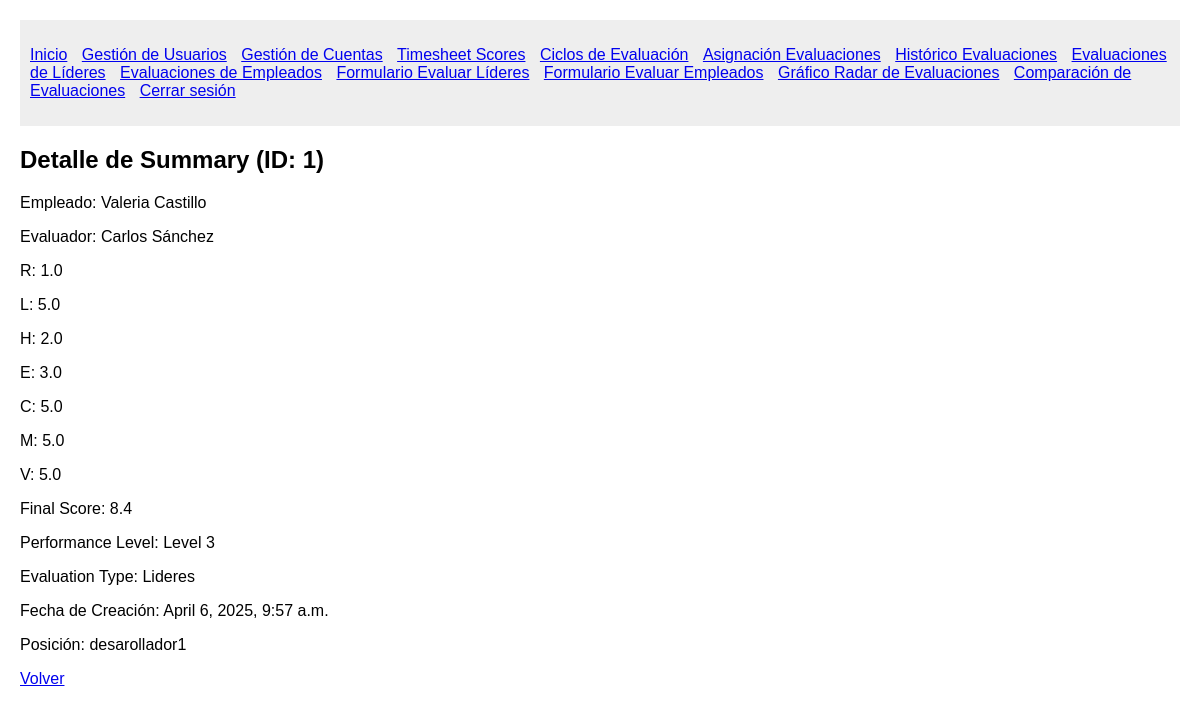
Before: /summary/1/ (signed in) with the older database file.
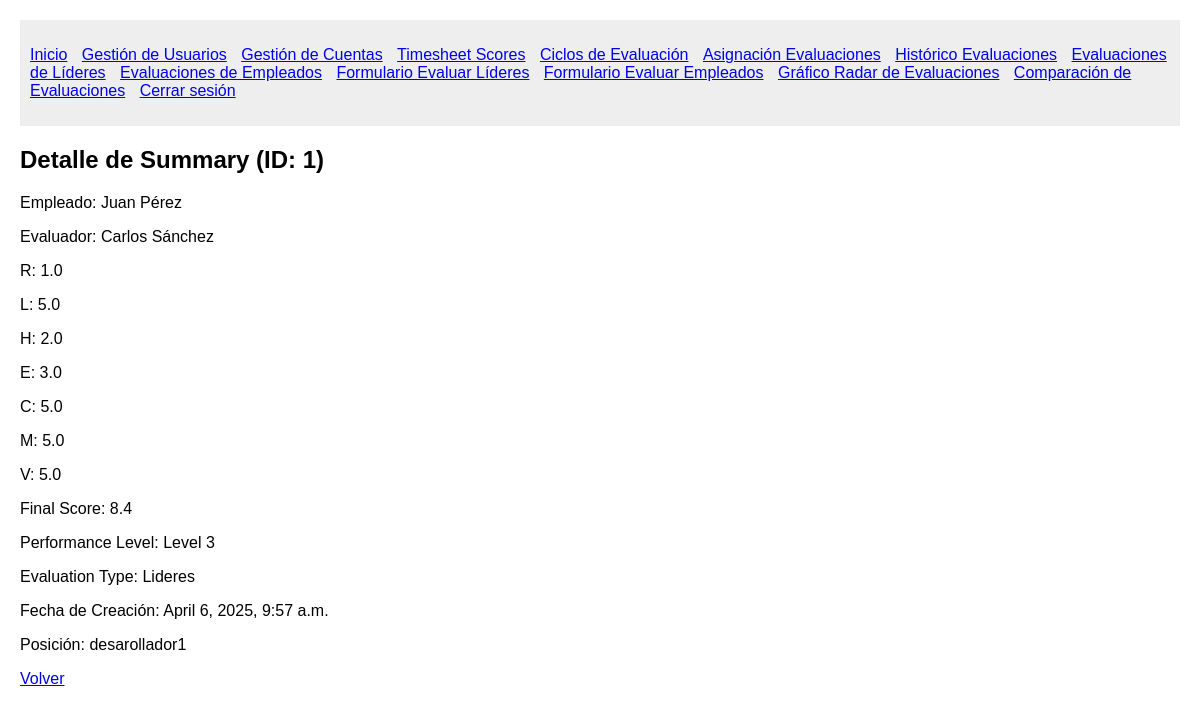
After: the same page with the newer database file.
### System/models.py (models this page shows)
class Summary(models.Model):
    employee = models.ForeignKey(Usuario, on_delete=models.CASCADE, related_name='employee_summaries')
    evaluator = models.ForeignKey(Usuario, on_delete=models.CASCADE, related_name='evaluator_summaries')
    R = models.FloatField() # Ponderado Responsabilidades de la posición
    L = models.FloatField(blank=True, null=True) # Ponderado Responsabilidades por liderazgo
    H = models.FloatField() # Ponderado Habilidades
    E = models.FloatField() # Ponderado Enfoque
    C = models.FloatField() # Ponderado Competencia Técnica
    M = models.FloatField() # Ponderado Metas y Resultados
    V = models.FloatField() # Ponderado Valores Corporativos
    final_score = models.FloatField() # Suma de ponderados
    performance_level = models.CharField(max_length=50)
    evaluation_type = models.CharField(max_length=50)
    created_at = models.DateTimeField(auto_now_add=True)
    position = models.ForeignKey(Position, on_delete=models.PROTECT)

class Usuario(models.Model):
    first_name = models.CharField(max_length=50)
    middle_name = models.CharField(max_length=50, blank=True, null=True)
    last_name = models.CharField(max_length=50)
    second_last_name = models.CharField(max_length=50, blank=True, null=True)
    user_type = models.CharField(max_length=50)
    position = models.ForeignKey(Position, on_delete=models.PROTECT)

class Position(models.Model):
    position_code = models.CharField(max_length=20)
    position_name = models.CharField(max_length=100)

### System/views.py (the view)
# urls.py: path('summary/<int:summary_id>/', views.detail_summary, name='detail_summary'),
@login_required
def detail_summary(request, summary_id):
    try:
        summary = Summary.objects.get(id=summary_id)
    except Summary.DoesNotExist:
        return redirect('list_permanent_assignments')
    return render(request, 'System/detail_summary.html', {'summary': summary})

### System/views.py (called while the page is built)
def login_required(view_func):
    @wraps(view_func)
    def wrapped_view(request, *args, **kwargs):
        if not request.session.get('user_id'):
            return redirect('login')
        return view_func(request, *args, **kwargs)
    return wrapped_view

### System/templates/System/detail_summary.html (shortened to what this page needs)
{% extends 'System/base.html' %}
{% load static %}
{% block content %}
    <h2>Detalle de Summary (ID: {{ summary.id }})</h2>
    <p>Empleado: {{ summary.employee.first_name }} {{ summary.employee.last_name }}</p>
    <p>Evaluador: {{ summary.evaluator.first_name }} {{ summary.evaluator.last_name }}</p>
    <p>R: {{ summary.R }}</p>
    <p>L: {{ summary.L }}</p>
    <p>H: {{ summary.H }}</p>
    <p>E: {{ summary.E }}</p>
    <p>C: {{ summary.C }}</p>
    <p>M: {{ summary.M }}</p>
    <p>V: {{ summary.V }}</p>
    <p>Final Score: {{ summary.final_score }}</p>
    <p>Performance Level: {{ summary.performance_level }}</p>
    <p>Evaluation Type: {{ summary.evaluation_type }}</p>
    <p>Fecha de Creación: {{ summary.created_at }}</p>
    <p>Posición: {{ summary.position.position_name }}</p>
    <a href="{% url 'list_permanent_assignments' %}">Volver</a>
{% endblock %}

Changed rows visible on the page:
changed Summary "Level 3": employee.first_name "Valeria" → "Juan"; employee.last_name "Castillo" → "Pérez"
